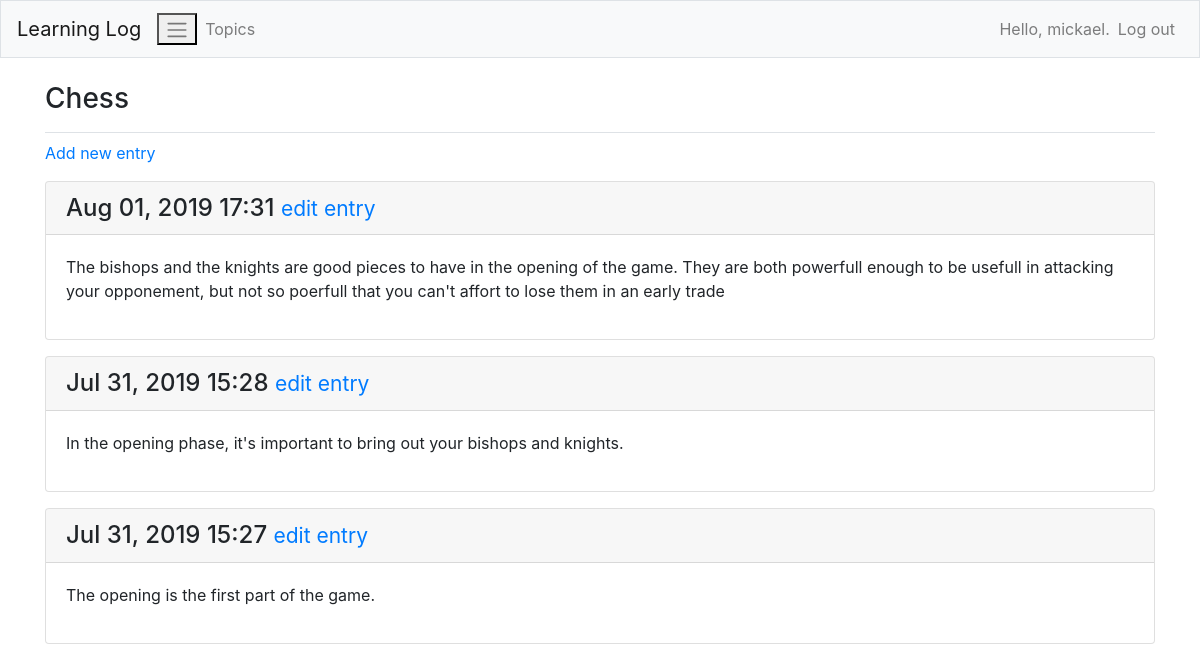
The page /topics/1/ (signed in) on the database its author committed.
### learning_logs/models.py (models this page shows)
class Topic(models.Model):
    text = models.CharField(max_length=200)
    date_added = models.DateTimeField(auto_now_add=True)
    owner = models.ForeignKey(User, on_delete=models.CASCADE)
    def __str__(self):
        return self.text

class Entry(models.Model):
    topic = models.ForeignKey(Topic, on_delete=models.CASCADE)
    text = models.TextField()
    date_added = models.DateTimeField(auto_now_add=True)

### learning_logs/views.py (the view)
# urls.py: path('topics/<int:topic_id>/', views.topic, name='topic'),
@login_required
def topic(request, topic_id):
    topic = Topic.objects.get(id=topic_id)
    if topic.owner != request.user:
        raise Http404
    entries = topic.entry_set.order_by('-date_added')
    context = {'topic': topic, 'entries': entries}
    return render(request, 'learning_logs/topic.html', context)

### learning_logs/templates/learning_logs/topic.html
{% extends 'learning_logs/base.html' %}
{% block page_header %}
    <h3>{{ topic }}</h3>
{% endblock page_header %}
{% block content %}
    <p>
        <a href="{% url 'learning_logs:new_entry' topic.id %}">Add new entry</a>
    </p>
    {% for entry in entries %}
        <div class="card mb-3">
            <h4 class ="card-header">
                {{ entry.date_added|date:'M d, Y H:i' }}
                <small><a href="{% url 'learning_logs:edit_entry' entry.id %}">edit entry</a> </small>
            </h4>
            <div class="card-body">
                {{ entry.text|linebreaks }}
            </div>
        </div>
    {% empty %}
        <li>There are no entries for this topic yet.</li>
    {% endfor %}
{% endblock content %}

### learning_logs/templates/learning_logs/base.html (shortened to what this page needs)
{% load bootstrap4 %}
<!doctype html>
<html lang="eng">
<head>
    {% bootstrap_css %}
</head>
<body>
    <nav class="navbar navbar-expand-md navbar-light bg-light mb-4 border">
        <a class="navbar-brand" href="{% url 'learning_logs:index' %}">Learning Log</a>
        <button class=navbar-toggler" type="button" data-toggle="collapse"
                data-target="#navbarCollapse" aria-controls="navbarCollapse" aria-expanded="false"
                aria-label="Toggle-navigation">
            <span class="navbar-toggler-icon"></span></button>
        <div class="collapse navbar-collapse" id="navbarCollapse">
            <ul class="navbar-nav mr-auto">
                <li class="nav-item">
                    <a class="nav-link" href="{% url 'learning_logs:topics' %}">Topics</a></li>
            </ul>
            <ul class="navbar-nav ml-auto">
                {% if user.is_authenticated %}
                    <li class="nav-item">
                        <span class="navbar-text" }">Hello, {{ user.username }}.</span>
                    </li>
                    <li class="nav-item">
                        <a class="nav-link" href="{% url 'users:logout' %}">Log out</a>
                    </li>
                {% endif %}
            </ul>
        </div>
    </nav>
    <main role="main" class="container">
        <div class="pb-2 mb-2 border-bottom">
            {% block page_header %}{% endblock page_header %}
        </div>
        <div>
            {% block content %} {% endblock content %}
        </div>
    </main>
</body>
</html>

### rows shown on the page
Topic: text "Chess"
Entry: date_added "Aug 01, 2019 17:31", text "The bishops and the knights are good pieces to have in the opening of the game. They are both powerfull enough to be usefull in attacking your opponement, but not so poerfull that you can't affort to lose them in an early trade"
Entry: date_added "Jul 31, 2019 15:28", text "In the opening phase, it's important to bring out your bishops and knights."
Entry: date_added "Jul 31, 2019 15:27", text "The opening is the first part of the game."

### other values the page prints
{{ user.username }} "mickael"
